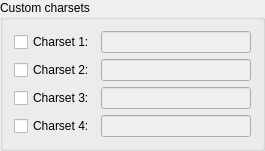
                 <widget class="QGroupBox" name="groupBox_oclhcplus_custom_charset">
                  <property name="title">
                   <string>Custom charsets</string>
                  </property>
                  <layout class="QVBoxLayout" name="verticalLayout_9">
                   <item>
                    <layout class="QHBoxLayout" name="horizontalLayout_64">
                     <item>
                      <widget class="QCheckBox" name="checkBox_oclhcplus_custom1">
                       <property name="text">
                        <string>Charset 1:</string>
                       </property>
                       <property name="checked">
                        <bool>false</bool>
                       </property>
                      </widget>
                     </item>
                     <item>
                      <widget class="QLineEdit" name="lineEdit_oclhcplus_custom1">
                       <property name="enabled">
                        <bool>false</bool>
                       </property>
                       <property name="minimumSize">
                        <size>
                         <width>150</width>
                         <height>0</height>
                        </size>
                       </property>
                       <property name="toolTip">
                        <string>Built-in charsets:

  ?l = abcdefghijklmnopqrstuvwxyz
  ?u = ABCDEFGHIJKLMNOPQRSTUVWXYZ
  ?d = 0123456789
  ?s =  !&quot;#$%&amp;'()*+,-./:;&lt;=&gt;?@[\]^_`{|}~
  ?h = 8 bit characters from 0xc0 - 0xff
  ?D = 8 bit characters from german alphabet
  ?F = 8 bit characters from french alphabet
  ?R = 8 bit characters from russian alphabet</string>
                       </property>
                       <property name="text">
                        <string/>
                       </property>
                      </widget>
                     </item>
                    </layout>
                   </item>
                   <item>
                    <layout class="QHBoxLayout" name="horizontalLayout_68">
                     <item>
                      <widget class="QCheckBox" name="checkBox_oclhcplus_custom2">
                       <property name="text">
                        <string>Charset 2:</string>
                       </property>
                       <property name="checked">
                        <bool>false</bool>
                       </property>
                      </widget>
                     </item>
                     <item>
                      <widget class="QLineEdit" name="lineEdit_oclhcplus_custom2">
                       <property name="enabled">
                        <bool>false</bool>
                       </property>
                       <property name="minimumSize">
                        <size>
                         <width>150</width>
                         <height>0</height>
                        </size>
                       </property>
                       <property name="toolTip">
                        <string>Built-in charsets:

  ?l = abcdefghijklmnopqrstuvwxyz
  ?u = ABCDEFGHIJKLMNOPQRSTUVWXYZ
  ?d = 0123456789
  ?s =  !&quot;#$%&amp;'()*+,-./:;&lt;=&gt;?@[\]^_`{|}~
  ?h = 8 bit characters from 0xc0 - 0xff
  ?D = 8 bit characters from german alphabet
  ?F = 8 bit characters from french alphabet
  ?R = 8 bit characters from russian alphabet</string>
                       </property>
                       <property name="text">
                        <string/>
                       </property>
                      </widget>
                     </item>
                    </layout>
                   </item>
                   <item>
                    <layout class="QHBoxLayout" name="horizontalLayout_70">
                     <item>
                      <widget class="QCheckBox" name="checkBox_oclhcplus_custom3">
                       <property name="text">
                        <string>Charset 3:</string>
                       </property>
                       <property name="checked">
                        <bool>false</bool>
                       </property>
                      </widget>
                     </item>
                     <item>
                      <widget class="QLineEdit" name="lineEdit_oclhcplus_custom3">
                       <property name="enabled">
                        <bool>false</bool>
                       </property>
                       <property name="minimumSize">
                        <size>
                         <width>150</width>
                         <height>0</height>
                        </size>
                       </property>
                       <property name="toolTip">
                        <string>Built-in charsets:

  ?l = abcdefghijklmnopqrstuvwxyz
  ?u = ABCDEFGHIJKLMNOPQRSTUVWXYZ
  ?d = 0123456789
  ?s =  !&quot;#$%&amp;'()*+,-./:;&lt;=&gt;?@[\]^_`{|}~
  ?h = 8 bit characters from 0xc0 - 0xff
  ?D = 8 bit characters from german alphabet
  ?F = 8 bit characters from french alphabet
  ?R = 8 bit characters from russian alphabet</string>
                       </property>
                       <property name="text">
                        <string/>
                       </property>
                      </widget>
                     </item>
                    </layout>
                   </item>
                   <item>
                    <layout class="QHBoxLayout" name="horizontalLayout_71">
                     <item>
                      <widget class="QCheckBox" name="checkBox_oclhcplus_custom4">
                       <property name="text">
                        <string>Charset 4:</string>
                       </property>
                      </widget>
                     </item>
                     <item>
                      <widget class="QLineEdit" name="lineEdit_oclhcplus_custom4">
                       <property name="enabled">
                        <bool>false</bool>
                       </property>
                       <property name="minimumSize">
                        <size>
                         <width>150</width>
                         <height>0</height>
                        </size>
                       </property>
                       <property name="toolTip">
                        <string>Built-in charsets:

  ?l = abcdefghijklmnopqrstuvwxyz
  ?u = ABCDEFGHIJKLMNOPQRSTUVWXYZ
  ?d = 0123456789
  ?s =  !&quot;#$%&amp;'()*+,-./:;&lt;=&gt;?@[\]^_`{|}~
  ?h = 8 bit characters from 0xc0 - 0xff
  ?D = 8 bit characters from german alphabet
  ?F = 8 bit characters from french alphabet
  ?R = 8 bit characters from russian alphabet</string>
                       </property>
                      </widget>
                     </item>
                    </layout>
                   </item>
                  </layout>
                 </widget>
